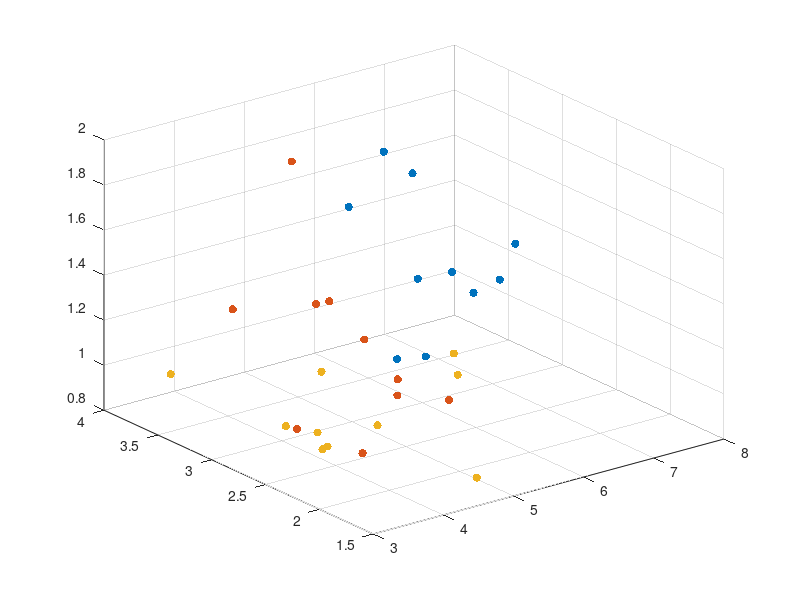

MATLAB code to generate this figure: (Note: this script raises an error after producing the figure.)
close all
clear all

data4=csvread('calsificador_4ET4size10NE_uno.csv');
% data8=csvread('calsificador_4ET8size20NE_uno.csv');
% data16=csvread('calsificador_4ET16size20NE_uno.csv');
data32=csvread('calsificador_4ET32size10NE_uno.csv');

x(1,:)=data4(1,:);
y(1,:)=data4(2,:);
z(1,:)=data4(3,:);


x3(1,:)=data4(4,:);
y3(1,:)=data4(5,:);
z3(1,:)=data4(6,:);

scatter3(x,y,z, 'filled');


x1(1,:)=data32(1,:);
y1(1,:)=data32(2,:);
z1(1,:)=data32(3,:);

hold on
scatter3(x1,y1,z1, 'filled');

hold on
scatter3(x3,y3,z3, 'filled');

PromData4=mean(data4,2);
PromData8=mean(data8,2);
PromData16=mean(data16,2);
PromData32=mean(data32,2);

Prom=[PromData4 PromData8 PromData16 PromData32];
